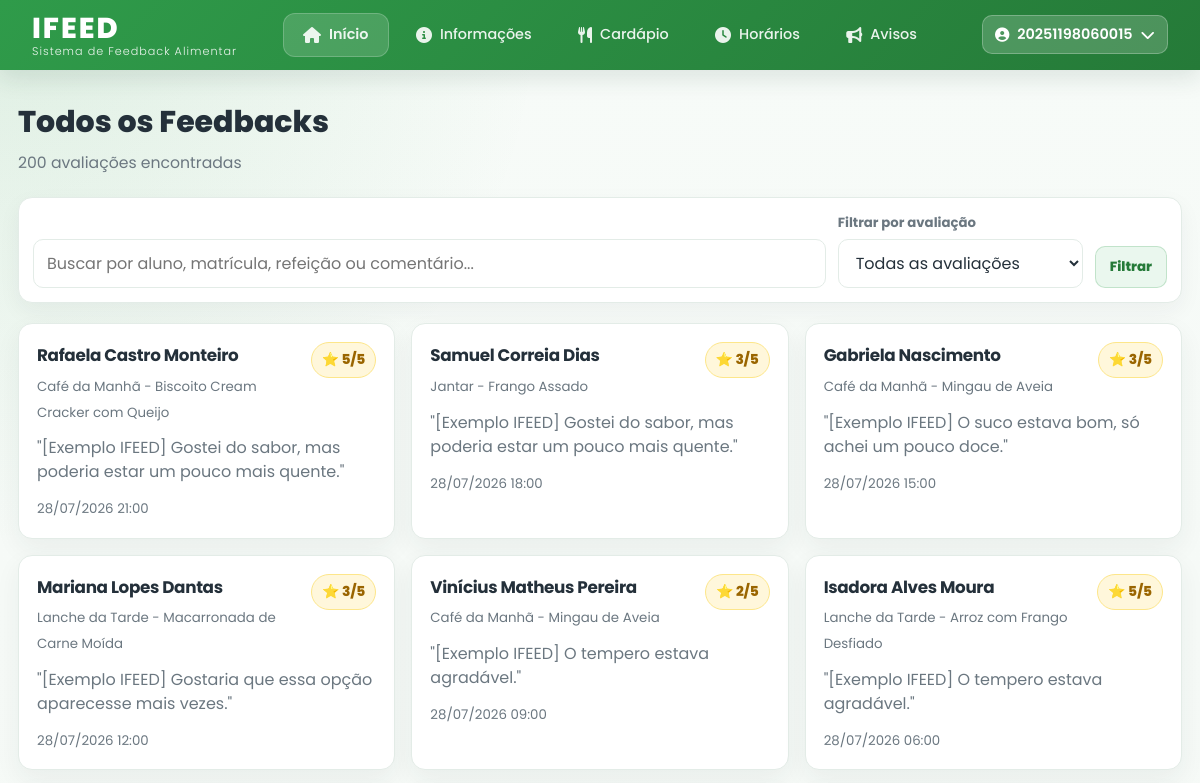
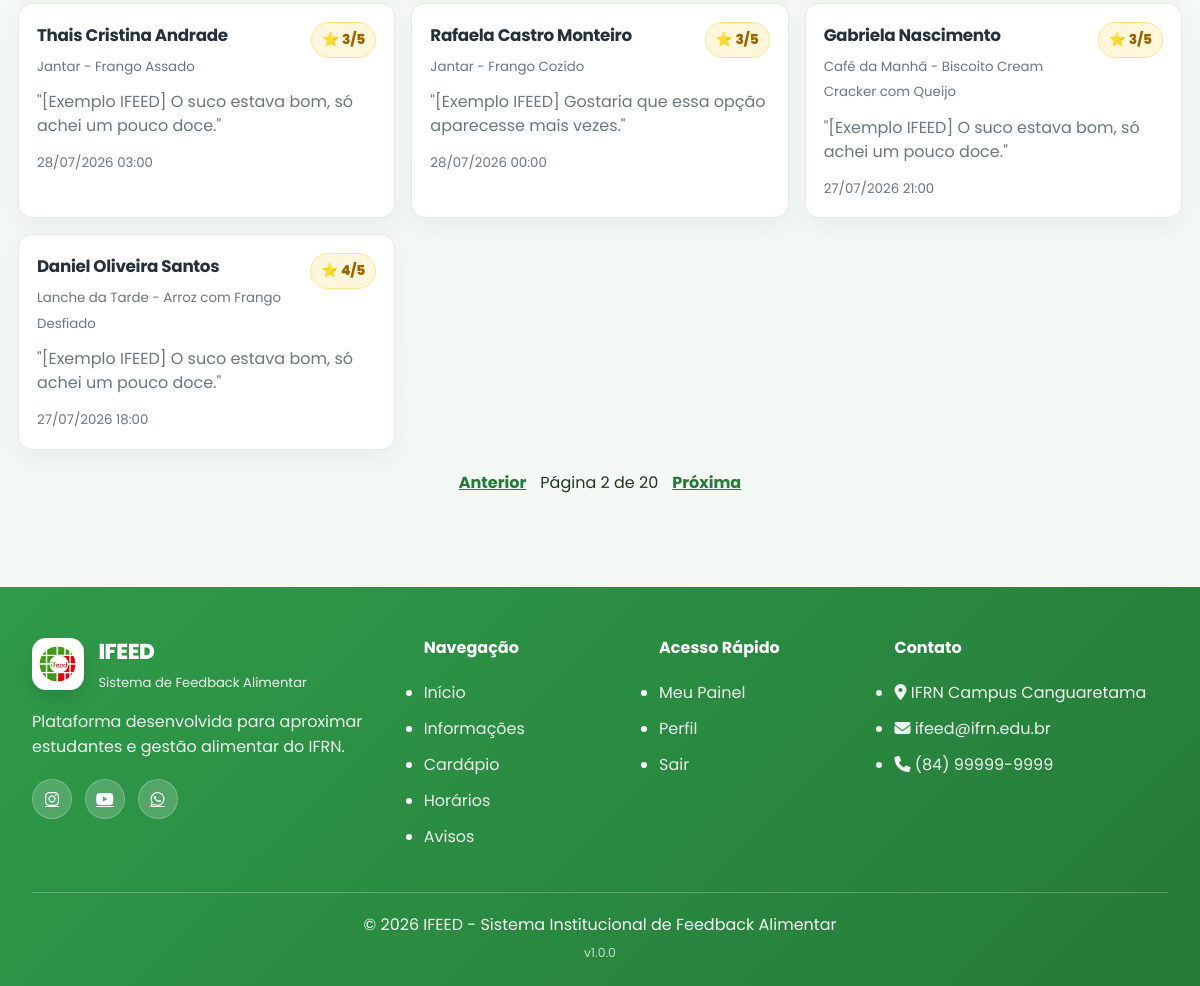
The app's page /feedbacks/?page=2 (signed in) with its own data (2 pictures, top to bottom).
### core/models.py (models this page shows, shortened)
class Usuario(AbstractUser):
    TIPO_CHOICES = [
        ('ALUNO', 'Aluno'),
        ('ADMIN', 'Administrador'),
    ]
    matricula = models.CharField('Matrícula', max_length=20, primary_key=True)
    nome_completo = models.CharField('Nome Completo', max_length=150)
    curso = models.CharField('Curso', max_length=100)
    turma = models.CharField('Turma', max_length=50)
    tipo_usuario = models.CharField('Tipo de Usuário', max_length=10, choices=TIPO_CHOICES, default='ALUNO')
    groups = models.ManyToManyField(
        'auth.Group',
        blank=True,
        related_name='usuario_set_custom'
    )
    user_permissions = models.ManyToManyField(
        'auth.Permission',
        blank=True,
        related_name='usuario_permissions_set_custom'
    )
    USERNAME_FIELD = 'matricula'
    REQUIRED_FIELDS = ['nome_completo', 'email']
    class Meta:
        verbose_name = 'Usuário'
        verbose_name_plural = 'Usuários'
        ordering = ['nome_completo']
    @property
    def is_admin_ifeed(self):
        return self.tipo_usuario == 'ADMIN' or self.is_staff or self.is_superuser

class Avaliacao(models.Model):
    aluno = models.ForeignKey(Usuario, on_delete=models.CASCADE, related_name='avaliacoes')
    refeicao = models.CharField('Refeição', max_length=200)
    avaliacao_geral = models.IntegerField(
        'Avaliação Geral',
        validators=[MinValueValidator(1), MaxValueValidator(5)]
    )
    sabor = models.IntegerField('Sabor', validators=[MinValueValidator(1), MaxValueValidator(5)])
    apresentacao = models.IntegerField('Apresentação', validators=[MinValueValidator(1), MaxValueValidator(5)])
    temperatura = models.IntegerField('Temperatura', validators=[MinValueValidator(1), MaxValueValidator(5)])
    quantidade = models.IntegerField('Quantidade', validators=[MinValueValidator(1), MaxValueValidator(5)])
    comentario = models.TextField('Comentário', blank=True)
    data = models.DateTimeField('Data', auto_now_add=True)
    class Meta:
        ordering = ['-data']
        verbose_name = 'Avaliação'
        verbose_name_plural = 'Avaliações'

### core/views.py (the view)
    @login_required
    def wrapper(request, *args, **kwargs):
        if not usuario_e_admin(request.user):
            messages.error(request, 'Você não tem permissão para acessar essa página.')
            return redirect('aluno')
        return view_func(request, *args, **kwargs)

### core/views.py (called while the page is built, shortened)
def usuario_e_admin(usuario):
    return (
        usuario.is_authenticated
        and (usuario.tipo_usuario == 'ADMIN' or usuario.is_staff or usuario.is_superuser)
    )

def admin_required(view_func):
    @login_required
    def wrapper(request, *args, **kwargs):
        if not usuario_e_admin(request.user):
            messages.error(request, 'Você não tem permissão para acessar essa página.')
            return redirect('aluno')
        return view_func(request, *args, **kwargs)
    return wrapper

@admin_required
def feedbacks_view(request):
    termo = (request.GET.get('q') or '').strip()
    nota = request.GET.get('nota') or ''
    avaliacoes = Avaliacao.objects.select_related('aluno').order_by('-data')
    if nota:
        avaliacoes = avaliacoes.filter(avaliacao_geral=nota)
    paginator = Paginator(avaliacoes, 10)
    page_obj = paginator.get_page(request.GET.get('page'))
    return render(request, 'feedbacks.html', {
        'page_obj': page_obj,
        'avaliacoes': page_obj.object_list,
        'total_avaliacoes': avaliacoes.count(),
        'termo': termo,
        'nota': nota,
    })

### templates/feedbacks.html (shortened to what this page needs)
{% extends 'base.html' %}
{% load static %}
{% block extra_css %}
    <link rel="stylesheet" href="{% static 'estilos/admin.css' %}">
{% endblock %}
{% block content %}
<main class="admin-main">
    <h1>Todos os Feedbacks</h1>
    <p class="page-subtitle"><span id="feedback-count">{{ total_avaliacoes }}</span> avaliações encontradas</p>
    <form method="get" class="filters-section">
        <div class="search-box">
            <input type="text" name="q" value="{{ termo }}" placeholder="Buscar por aluno, matrícula, refeição ou comentário..." />
        </div>
        <div class="filter-box">
            <label for="filter-rating">Filtrar por avaliação</label>
            <select id="filter-rating" name="nota">
                <option value="">Todas as avaliações</option>
            </select>
        </div>
        <button type="submit" class="btn-secondary">Filtrar</button>
    </form>
    <div class="feedbacks-container" id="feedbacks-container">
        {% for avaliacao in avaliacoes %}
            <article class="feedback-card">
                <div class="feedback-header">
                    <div>
                        <h3>{{ avaliacao.aluno.nome_completo }}</h3>
                        <small>{{ avaliacao.refeicao }}</small>
                    </div>
                    <span class="feedback-rating">⭐ {{ avaliacao.avaliacao_geral }}/5</span>
                </div>
                {% if avaliacao.comentario %}
                    <p class="feedback-comment">"{{ avaliacao.comentario }}"</p>
                {% else %}
                    <p class="feedback-comment empty">Sem comentário</p>
                {% endif %}
                <div class="feedback-footer"><small>{{ avaliacao.data|date:"d/m/Y H:i" }}</small></div>
            </article>
        {% empty %}
            <p class="empty-state">Nenhum feedback encontrado com esses filtros.</p>
        {% endfor %}
    </div>
    {% if page_obj.has_other_pages %}
        <div class="pagination">
            {% if page_obj.has_previous %}
                <a href="?page={{ page_obj.previous_page_number }}{% if termo %}&q={{ termo }}{% endif %}{% if nota %}&nota={{ nota }}{% endif %}">Anterior</a>
            {% endif %}
            <span>Página {{ page_obj.number }} de {{ page_obj.paginator.num_pages }}</span>
            {% if page_obj.has_next %}
                <a href="?page={{ page_obj.next_page_number }}{% if termo %}&q={{ termo }}{% endif %}{% if nota %}&nota={{ nota }}{% endif %}">Próxima</a>
            {% endif %}
        </div>
    {% endif %}
</main>
{% endblock %}

### templates/base.html (shortened to what this page needs)
{% load static %}
<!DOCTYPE html>
<html lang="pt-br">
<head>
    <link rel="stylesheet" href="{% static 'estilos/base.css' %}">
    {% block extra_css %}{% endblock %}
    <link rel="stylesheet" href="https://cdnjs.cloudflare.com/ajax/libs/font-awesome/6.5.0/css/all.min.css">
</head>
<body>
    <header class="header">
        <div class="header-container">
            <div class="logo">
                <a href="{% url 'index' %}">
                    <div class="logo-text">
                        <span class="logo-title">IFEED</span>
                        <span class="logo-subtitle">Sistema de Feedback Alimentar</span>
                    </div>
                </a>
            </div>
            <nav class="nav-menu" aria-label="Navegação principal">
                <ul class="nav-list">
                    <li class="nav-item">
                        <a href="{% url 'index' %}" class="nav-link {% if request.path == '/' %}active{% endif %}">
                            <i class="fas fa-home"></i>
                            <span>Início</span>
                        </a>
                    </li>
                    <li class="nav-item">
                        <a href="{% url 'index' %}#informacoes" class="nav-link">
                            <i class="fas fa-info-circle"></i>
                            <span>Informações</span>
                        </a>
                    </li>
                    <li class="nav-item">
                        <a href="{% url 'index' %}#cardapio-semana" class="nav-link">
                            <i class="fas fa-utensils"></i>
                            <span>Cardápio</span>
                        </a>
                    </li>
                    <li class="nav-item">
                        <a href="{% url 'horarios' %}" class="nav-link {% if request.path == '/horarios/' %}active{% endif %}">
                            <i class="fas fa-clock"></i>
                            <span>Horários</span>
                        </a>
                    </li>
                    <li class="nav-item">
                        <a href="{% url 'index' %}#avisos" class="nav-link">
                            <i class="fas fa-bullhorn"></i>
                            <span>Avisos</span>
                        </a>
                    </li>
                </ul>
            </nav>
            <div class="header-actions">
                {% if user.is_authenticated %}
                    <div class="user-menu">
                        <button class="user-avatar" id="userMenuBtn">
                            <i class="fas fa-user-circle"></i>
                            <span class="user-name">{{ user.username }}</span>
                            <i class="fas fa-chevron-down"></i>
                        </button>
                    </div>
                {% endif %}
            </div>
        </div>
    </header>
    <div class="main-content">
    {% block content %}
    {% endblock %}
</div>
    <footer class="footer">
        <div class="footer-container">
            <div class="footer-grid">
                <div class="footer-column">
                    <div class="footer-logo">
                        <img src="{% static 'img/logomenorsf.png' %}" alt="IFEED">
                        <div>
                            <h3>IFEED</h3>
                            <p>Sistema de Feedback Alimentar</p>
                        </div>
                    </div>
                    <p class="footer-description">
                        Plataforma desenvolvida para aproximar estudantes e gestão alimentar do IFRN.
                    </p>
                    <div class="footer-social">
                        <a href="#"><i class="fab fa-instagram"></i></a>
                        <a href="#"><i class="fab fa-youtube"></i></a>
                        <a href="#"><i class="fab fa-whatsapp"></i></a>
                    </div>
                </div>
                <div class="footer-column">
                    <h4>Navegação</h4>
                    <ul>
                        <li><a href="{% url 'index' %}">Início</a></li>
                        <li><a href="{% url 'index' %}#informacoes">Informações</a></li>
                        <li><a href="{% url 'index' %}#cardapio-semana">Cardápio</a></li>
                        <li><a href="{% url 'horarios' %}">Horários</a></li>
                        <li><a href="{% url 'index' %}#avisos">Avisos</a></li>
                    </ul>
                </div>
                <div class="footer-column">
                    <h4>Acesso Rápido</h4>
                    <ul>
                        {% if user.is_authenticated %}
                            <li><a href="{% url 'aluno' %}">Meu Painel</a></li>
                            <li><a href="{% url 'perfil' %}">Perfil</a></li>
                            <li><a href="{% url 'logout' %}">Sair</a></li>
                        {% else %}
                            <li><a href="{% url 'login' %}">Entrar</a></li>
                            <li><a href="{% url 'cadastro' %}">Cadastrar</a></li>
                        {% endif %}
                    </ul>
                </div>
                <div class="footer-column">
                    <h4>Contato</h4>
                    <ul class="contact-list">
                        <li><i class="fas fa-map-marker-alt"></i> IFRN Campus Canguaretama</li>
                        <li><i class="fas fa-envelope"></i> ifeed@ifrn.edu.br</li>
                        <li><i class="fas fa-phone"></i> (84) 99999-9999</li>
                    </ul>
                </div>
            </div>
            <div class="footer-bottom">
                <p>© 2026 IFEED - Sistema Institucional de Feedback Alimentar</p>
                <p class="footer-version">v1.0.0</p>
            </div>
        </div>
    </footer>
</body>
</html>

### static/estilos/admin.css (style rules this page uses)
:root { --green: #2f855a; --green-dark: #1c4532; --green-soft: #f0f5f1; --blue: #2563eb; --red: #dc2626; --yellow: #f59e0b; --card-bg: #ffffff; --page-bg: #f4f8f5; --text: #1e3a1e; --muted-text: #4a5568; --border: #e3ece7; --shadow: 0 4px 6px -1px rgba(0, 0, 0, 0.05), 0 2px 4px -1px rgba(0, 0, 0, 0.03); }
body { background: radial-gradient(circle at top left, rgba(47, 155, 74, 0.12), transparent 34rem), linear-gradient(180deg, #f7fbf8 0%, #f4f8f5 100%); }
.admin-main { max-width: 1220px; margin: 28px auto; padding: 0 18px 64px; }
.admin-main > h1 { color: var(--text); font-size: clamp(1.45rem, 2.5vw, 2.05rem); font-weight: 800; letter-spacing: -0.02em; margin-bottom: 4px; }
.page-subtitle { color: var(--muted-text); font-size: 0.98rem; margin-bottom: 22px; line-height: 1.6; }
.filters-section { display: grid; grid-template-columns: minmax(220px, 1fr) auto auto; gap: 12px; margin-bottom: 20px; align-items: end; background: var(--card-bg); border: 1px solid var(--border); border-radius: 12px; padding: 16px; box-shadow: var(--shadow); }
.search-box input, .filter-box select, .feedback-card input, .feedback-card select, .feedback-card textarea { width: 100%; border: 1px solid var(--border); border-radius: 10px; padding: 11px 13px; font: inherit; color: var(--text); background: #fff; transition: border-color 0.2s ease-in-out, box-shadow 0.2s ease-in-out; }
.filter-box { display: flex; flex-direction: column; min-width: 190px; }
.filter-box label { color: var(--muted-text); font-size: 0.83rem; font-weight: 700; margin-bottom: 6px; }
.feedbacks-container { display: grid; grid-template-columns: repeat(auto-fill, minmax(300px, 1fr)); gap: 16px; }
.feedback-card { background: var(--card-bg); border: 1px solid var(--border); border-radius: 12px; box-shadow: var(--shadow); padding: 22px; transition: transform 0.2s ease-in-out, box-shadow 0.2s ease-in-out, border-color 0.2s ease-in-out; }
.feedback-card h3 { color: var(--text); font-size: 1.05rem; margin-bottom: 4px; }
.feedback-card small, .feedback-meta, .feedback-footer small { color: var(--muted-text); }
.feedback-header { display: flex; justify-content: space-between; align-items: flex-start; gap: 12px; margin-bottom: 12px; }
.feedback-rating { white-space: nowrap; color: #9a6500; background: #fff7db; border: 1px solid #fde68a; border-radius: 999px; padding: 6px 10px; font-weight: 800; font-size: 0.86rem; }
.feedback-comment { color: var(--muted-text); line-height: 1.6; margin-top: 10px; }
.feedback-footer { display: flex; flex-wrap: wrap; gap: 10px; align-items: center; margin-top: 14px; }
.feedback-footer a, .pagination a, .admin-main a { color: var(--green-dark); font-weight: 700; }
.btn-secondary, .btn-danger, .btn-logout { display: inline-flex; align-items: center; justify-content: center; gap: 8px; border: 0; border-radius: 10px; padding: 10px 14px; font-weight: 800; text-decoration: none; cursor: pointer; font-family: inherit; transition: background-color 0.2s ease-in-out, color 0.2s ease-in-out, transform 0.2s ease-in-out; }
.btn-secondary { background: var(--green-soft); color: var(--green-dark); border: 1px solid rgba(47, 155, 74, 0.22); }
.pagination { display: flex; justify-content: center; gap: 14px; align-items: center; margin-top: 20px; }
:root { --green: #2f9b4a; --green-dark: #257a38; --green-soft: #eaf7ee; --card-bg: #ffffff; --page-bg: #f4f8f5; --text: #24303a; --muted-text: #6b7780; --border: #e3ece7; --shadow: 0 14px 35px rgba(36, 48, 58, 0.08); }
.admin-main > h1 { color: var(--text); letter-spacing: 0; }
.page-subtitle { color: var(--muted-text); }
.filters-section { border-radius: 14px; padding: 14px; box-shadow: 0 8px 22px rgba(36, 48, 58, 0.05); }
.feedback-card { border-radius: 14px; padding: 18px; box-shadow: 0 10px 26px rgba(36, 48, 58, 0.06); transition: transform 0.18s ease, box-shadow 0.18s ease, border-color 0.18s ease; }
.feedback-comment { color: var(--muted-text); line-height: 1.5; }
.btn-secondary, .btn-danger, .btn-logout { transition: none; }

### records on screen
Usuario: username "20251198060015"
Avaliacao: aluno.nome_completo "Rafaela Castro Monteiro", refeicao "Café da Manhã - Biscoito Cream Cracker com Queijo", avaliacao_geral "5", comentario "[Exemplo IFEED] Gostei do sabor, mas poderia estar um pouco mais quente.", data "28/07/2026 21:00"
Avaliacao: aluno.nome_completo "Samuel Correia Dias", refeicao "Jantar - Frango Assado", avaliacao_geral "3", comentario "[Exemplo IFEED] Gostei do sabor, mas poderia estar um pouco mais quente.", data "28/07/2026 18:00"
Avaliacao: aluno.nome_completo "Gabriela Nascimento", refeicao "Café da Manhã - Mingau de Aveia", avaliacao_geral "3", comentario "[Exemplo IFEED] O suco estava bom, só achei um pouco doce.", data "28/07/2026 15:00"
Avaliacao: aluno.nome_completo "Mariana Lopes Dantas", refeicao "Lanche da Tarde - Macarronada de Carne Moída", avaliacao_geral "3", comentario "[Exemplo IFEED] Gostaria que essa opção aparecesse mais vezes.", data "28/07/2026 12:00"
Avaliacao: aluno.nome_completo "Vinícius Matheus Pereira", refeicao "Café da Manhã - Mingau de Aveia", avaliacao_geral "2", comentario "[Exemplo IFEED] O tempero estava agradável.", data "28/07/2026 09:00"
Avaliacao: aluno.nome_completo "Isadora Alves Moura", refeicao "Lanche da Tarde - Arroz com Frango Desfiado", avaliacao_geral "5", comentario "[Exemplo IFEED] O tempero estava agradável.", data "28/07/2026 06:00"
Avaliacao: aluno.nome_completo "Thais Cristina Andrade", refeicao "Jantar - Frango Assado", avaliacao_geral "3", comentario "[Exemplo IFEED] O suco estava bom, só achei um pouco doce.", data "28/07/2026 03:00"
Avaliacao: aluno.nome_completo "Rafaela Castro Monteiro", refeicao "Jantar - Frango Cozido", avaliacao_geral "3", comentario "[Exemplo IFEED] Gostaria que essa opção aparecesse mais vezes.", data "28/07/2026 00:00"
Avaliacao: aluno.nome_completo "Gabriela Nascimento", refeicao "Café da Manhã - Biscoito Cream Cracker com Queijo", avaliacao_geral "3", comentario "[Exemplo IFEED] O suco estava bom, só achei um pouco doce.", data "27/07/2026 21:00"
Avaliacao: aluno.nome_completo "Daniel Oliveira Santos", refeicao "Lanche da Tarde - Arroz com Frango Desfiado", avaliacao_geral "4", comentario "[Exemplo IFEED] O suco estava bom, só achei um pouco doce.", data "27/07/2026 18:00"

### other values on screen
{{ total_avaliacoes }} "200"
{{ page_obj.number }} "2"
{{ page_obj.paginator.num_pages }} "20"
